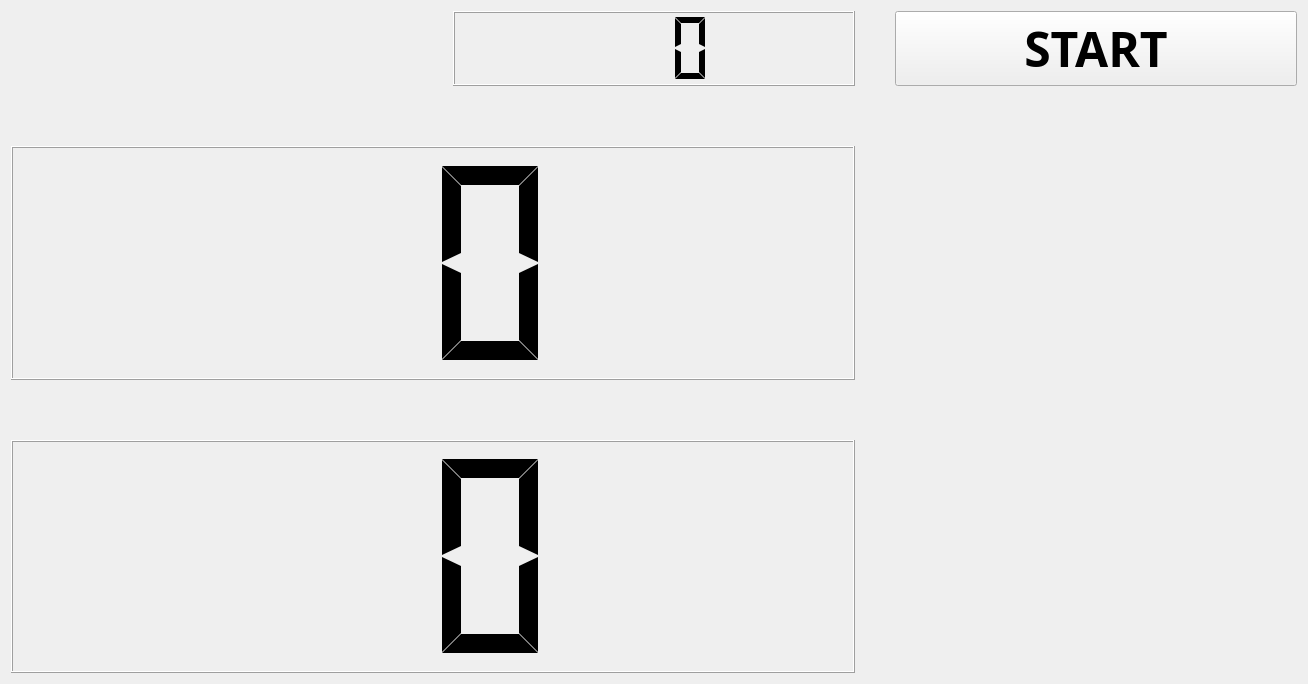
<?xml version="1.0" encoding="UTF-8"?>
<ui version="4.0">
 <class>Widget</class>
 <widget class="QWidget" name="Widget">
  <property name="geometry">
   <rect>
    <x>0</x>
    <y>0</y>
    <width>1308</width>
    <height>684</height>
   </rect>
  </property>
  <property name="windowTitle">
   <string>Widget</string>
  </property>
  <layout class="QGridLayout" name="gridLayout" rowstretch="1,1,1" columnstretch="1,1,1">
   <property name="horizontalSpacing">
    <number>40</number>
   </property>
   <property name="verticalSpacing">
    <number>60</number>
   </property>
   <item row="0" column="1">
    <widget class="QLCDNumber" name="lcdTimer">
     <property name="digitCount">
      <number>3</number>
     </property>
     <property name="segmentStyle">
      <enum>QLCDNumber::Flat</enum>
     </property>
    </widget>
   </item>
   <item row="1" column="0" colspan="2">
    <widget class="QLCDNumber" name="lcdYellowScore">
     <property name="smallDecimalPoint">
      <bool>false</bool>
     </property>
     <property name="digitCount">
      <number>2</number>
     </property>
     <property name="segmentStyle">
      <enum>QLCDNumber::Flat</enum>
     </property>
     <property name="value" stdset="0">
      <double>0.000000000000000</double>
     </property>
    </widget>
   </item>
   <item row="0" column="2">
    <widget class="QPushButton" name="startBtn">
     <property name="font">
      <font>
       <family>Agency FB</family>
       <pointsize>36</pointsize>
       <weight>75</weight>
       <bold>true</bold>
      </font>
     </property>
     <property name="text">
      <string>START</string>
     </property>
    </widget>
   </item>
   <item row="2" column="0" colspan="2">
    <widget class="QLCDNumber" name="lcdWhiteScore">
     <property name="smallDecimalPoint">
      <bool>false</bool>
     </property>
     <property name="digitCount">
      <number>2</number>
     </property>
     <property name="segmentStyle">
      <enum>QLCDNumber::Flat</enum>
     </property>
     <property name="value" stdset="0">
      <double>0.000000000000000</double>
     </property>
    </widget>
   </item>
  </layout>
 </widget>
 <layoutdefault spacing="6" margin="11"/>
 <resources/>
 <connections/>
</ui>
